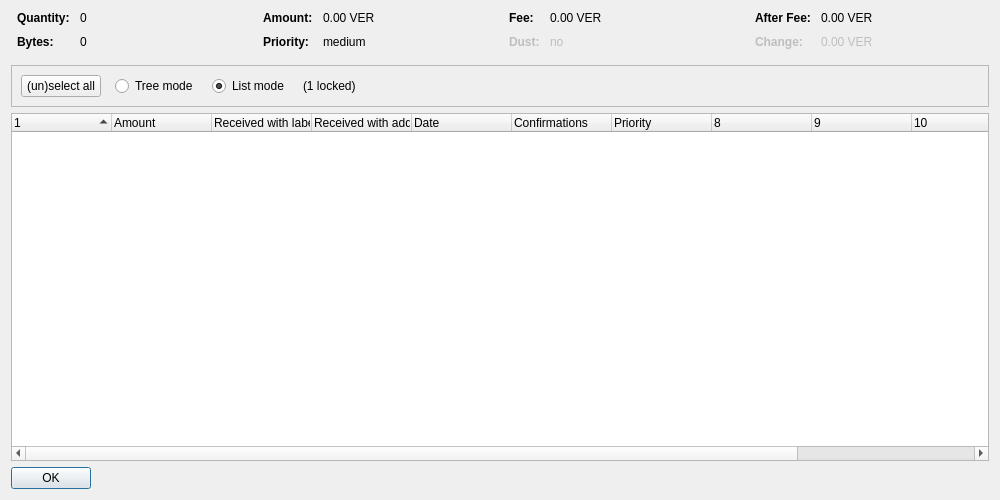
<?xml version="1.0" encoding="UTF-8"?>
<ui version="4.0">
 <class>CoinControlDialog</class>
 <widget class="QDialog" name="CoinControlDialog">
  <property name="geometry">
   <rect>
    <x>0</x>
    <y>0</y>
    <width>1000</width>
    <height>500</height>
   </rect>
  </property>
  <property name="windowTitle">
   <string>Coin Selection</string>
  </property>
  <layout class="QVBoxLayout" name="verticalLayout">
   <item>
    <layout class="QHBoxLayout" name="horizontalLayoutTop" stretch="0,0,0,0">
     <property name="topMargin">
      <number>0</number>
     </property>
     <property name="bottomMargin">
      <number>10</number>
     </property>
     <item>
      <layout class="QFormLayout" name="formLayoutCoinControl1">
       <property name="horizontalSpacing">
        <number>10</number>
       </property>
       <property name="verticalSpacing">
        <number>10</number>
       </property>
       <property name="leftMargin">
        <number>6</number>
       </property>
       <property name="rightMargin">
        <number>6</number>
       </property>
       <item row="0" column="0">
        <widget class="QLabel" name="labelCoinControlQuantityText">
         <property name="font">
          <font>
           <weight>75</weight>
           <bold>true</bold>
          </font>
         </property>
         <property name="text">
          <string>Quantity:</string>
         </property>
        </widget>
       </item>
       <item row="0" column="1">
        <widget class="QLabel" name="labelCoinControlQuantity">
         <property name="cursor">
          <cursorShape>IBeamCursor</cursorShape>
         </property>
         <property name="contextMenuPolicy">
          <enum>Qt::ActionsContextMenu</enum>
         </property>
         <property name="text">
          <string notr="true">0</string>
         </property>
         <property name="textInteractionFlags">
          <set>Qt::LinksAccessibleByMouse|Qt::TextSelectableByKeyboard|Qt::TextSelectableByMouse</set>
         </property>
        </widget>
       </item>
       <item row="1" column="0">
        <widget class="QLabel" name="labelCoinControlBytesText">
         <property name="font">
          <font>
           <weight>75</weight>
           <bold>true</bold>
          </font>
         </property>
         <property name="text">
          <string>Bytes:</string>
         </property>
        </widget>
       </item>
       <item row="1" column="1">
        <widget class="QLabel" name="labelCoinControlBytes">
         <property name="cursor">
          <cursorShape>IBeamCursor</cursorShape>
         </property>
         <property name="contextMenuPolicy">
          <enum>Qt::ActionsContextMenu</enum>
         </property>
         <property name="text">
          <string notr="true">0</string>
         </property>
         <property name="textInteractionFlags">
          <set>Qt::LinksAccessibleByMouse|Qt::TextSelectableByKeyboard|Qt::TextSelectableByMouse</set>
         </property>
        </widget>
       </item>
      </layout>
     </item>
     <item>
      <layout class="QFormLayout" name="formLayoutCoinControl2">
       <property name="horizontalSpacing">
        <number>10</number>
       </property>
       <property name="verticalSpacing">
        <number>10</number>
       </property>
       <property name="leftMargin">
        <number>6</number>
       </property>
       <property name="rightMargin">
        <number>6</number>
       </property>
       <item row="0" column="0">
        <widget class="QLabel" name="labelCoinControlAmountText">
         <property name="font">
          <font>
           <weight>75</weight>
           <bold>true</bold>
          </font>
         </property>
         <property name="text">
          <string>Amount:</string>
         </property>
        </widget>
       </item>
       <item row="0" column="1">
        <widget class="QLabel" name="labelCoinControlAmount">
         <property name="cursor">
          <cursorShape>IBeamCursor</cursorShape>
         </property>
         <property name="contextMenuPolicy">
          <enum>Qt::ActionsContextMenu</enum>
         </property>
         <property name="text">
          <string notr="true">0.00 VER</string>
         </property>
         <property name="textInteractionFlags">
          <set>Qt::LinksAccessibleByMouse|Qt::TextSelectableByKeyboard|Qt::TextSelectableByMouse</set>
         </property>
        </widget>
       </item>
       <item row="1" column="0">
        <widget class="QLabel" name="labelCoinControlPriorityText">
         <property name="font">
          <font>
           <weight>75</weight>
           <bold>true</bold>
          </font>
         </property>
         <property name="text">
          <string>Priority:</string>
         </property>
        </widget>
       </item>
       <item row="1" column="1">
        <widget class="QLabel" name="labelCoinControlPriority">
         <property name="cursor">
          <cursorShape>IBeamCursor</cursorShape>
         </property>
         <property name="contextMenuPolicy">
          <enum>Qt::ActionsContextMenu</enum>
         </property>
         <property name="text">
          <string notr="true">medium</string>
         </property>
         <property name="textInteractionFlags">
          <set>Qt::LinksAccessibleByMouse|Qt::TextSelectableByKeyboard|Qt::TextSelectableByMouse</set>
         </property>
        </widget>
       </item>
      </layout>
     </item>
     <item>
      <layout class="QFormLayout" name="formLayoutCoinControl3">
       <property name="horizontalSpacing">
        <number>10</number>
       </property>
       <property name="verticalSpacing">
        <number>10</number>
       </property>
       <property name="leftMargin">
        <number>6</number>
       </property>
       <property name="rightMargin">
        <number>6</number>
       </property>
       <item row="0" column="0">
        <widget class="QLabel" name="labelCoinControlFeeText">
         <property name="font">
          <font>
           <weight>75</weight>
           <bold>true</bold>
          </font>
         </property>
         <property name="text">
          <string>Fee:</string>
         </property>
        </widget>
       </item>
       <item row="0" column="1">
        <widget class="QLabel" name="labelCoinControlFee">
         <property name="cursor">
          <cursorShape>IBeamCursor</cursorShape>
         </property>
         <property name="contextMenuPolicy">
          <enum>Qt::ActionsContextMenu</enum>
         </property>
         <property name="text">
          <string notr="true">0.00 VER</string>
         </property>
         <property name="textInteractionFlags">
          <set>Qt::LinksAccessibleByMouse|Qt::TextSelectableByKeyboard|Qt::TextSelectableByMouse</set>
         </property>
        </widget>
       </item>
       <item row="1" column="0">
        <widget class="QLabel" name="labelCoinControlLowOutputText">
         <property name="enabled">
          <bool>false</bool>
         </property>
         <property name="font">
          <font>
           <weight>75</weight>
           <bold>true</bold>
          </font>
         </property>
         <property name="text">
          <string>Dust:</string>
         </property>
        </widget>
       </item>
       <item row="1" column="1">
        <widget class="QLabel" name="labelCoinControlLowOutput">
         <property name="enabled">
          <bool>false</bool>
         </property>
         <property name="cursor">
          <cursorShape>IBeamCursor</cursorShape>
         </property>
         <property name="contextMenuPolicy">
          <enum>Qt::ActionsContextMenu</enum>
         </property>
         <property name="text">
          <string notr="true">no</string>
         </property>
         <property name="textInteractionFlags">
          <set>Qt::LinksAccessibleByMouse|Qt::TextSelectableByKeyboard|Qt::TextSelectableByMouse</set>
         </property>
        </widget>
       </item>
      </layout>
     </item>
     <item>
      <layout class="QFormLayout" name="formLayoutCoinControl4">
       <property name="horizontalSpacing">
        <number>10</number>
       </property>
       <property name="verticalSpacing">
        <number>10</number>
       </property>
       <property name="leftMargin">
        <number>6</number>
       </property>
       <property name="rightMargin">
        <number>6</number>
       </property>
       <item row="0" column="0">
        <widget class="QLabel" name="labelCoinControlAfterFeeText">
         <property name="font">
          <font>
           <weight>75</weight>
           <bold>true</bold>
          </font>
         </property>
         <property name="text">
          <string>After Fee:</string>
         </property>
        </widget>
       </item>
       <item row="0" column="1">
        <widget class="QLabel" name="labelCoinControlAfterFee">
         <property name="cursor">
          <cursorShape>IBeamCursor</cursorShape>
         </property>
         <property name="contextMenuPolicy">
          <enum>Qt::ActionsContextMenu</enum>
         </property>
         <property name="text">
          <string notr="true">0.00 VER</string>
         </property>
         <property name="textInteractionFlags">
          <set>Qt::LinksAccessibleByMouse|Qt::TextSelectableByKeyboard|Qt::TextSelectableByMouse</set>
         </property>
        </widget>
       </item>
       <item row="1" column="0">
        <widget class="QLabel" name="labelCoinControlChangeText">
         <property name="enabled">
          <bool>false</bool>
         </property>
         <property name="font">
          <font>
           <weight>75</weight>
           <bold>true</bold>
          </font>
         </property>
         <property name="text">
          <string>Change:</string>
         </property>
        </widget>
       </item>
       <item row="1" column="1">
        <widget class="QLabel" name="labelCoinControlChange">
         <property name="enabled">
          <bool>false</bool>
         </property>
         <property name="cursor">
          <cursorShape>IBeamCursor</cursorShape>
         </property>
         <property name="contextMenuPolicy">
          <enum>Qt::ActionsContextMenu</enum>
         </property>
         <property name="text">
          <string notr="true">0.00 VER</string>
         </property>
         <property name="textInteractionFlags">
          <set>Qt::LinksAccessibleByMouse|Qt::TextSelectableByKeyboard|Qt::TextSelectableByMouse</set>
         </property>
        </widget>
       </item>
      </layout>
     </item>
    </layout>
   </item>
   <item>
    <widget class="QFrame" name="frame">
     <property name="minimumSize">
      <size>
       <width>0</width>
       <height>40</height>
      </size>
     </property>
     <property name="frameShape">
      <enum>QFrame::StyledPanel</enum>
     </property>
     <property name="frameShadow">
      <enum>QFrame::Sunken</enum>
     </property>
     <layout class="QHBoxLayout" name="horizontalLayout">
      <item>
       <layout class="QHBoxLayout" name="horizontalLayoutPanel" stretch="0,0,0,0,0">
        <property name="spacing">
         <number>14</number>
        </property>
        <item>
         <widget class="QPushButton" name="pushButtonSelectAll">
          <property name="sizePolicy">
           <sizepolicy hsizetype="Maximum" vsizetype="Fixed">
            <horstretch>0</horstretch>
            <verstretch>0</verstretch>
           </sizepolicy>
          </property>
          <property name="text">
           <string>(un)select all</string>
          </property>
          <property name="autoDefault">
           <bool>false</bool>
          </property>
         </widget>
        </item>
        <item>
         <widget class="QRadioButton" name="radioTreeMode">
          <property name="sizePolicy">
           <sizepolicy hsizetype="Maximum" vsizetype="Fixed">
            <horstretch>0</horstretch>
            <verstretch>0</verstretch>
           </sizepolicy>
          </property>
          <property name="text">
           <string>Tree mode</string>
          </property>
         </widget>
        </item>
        <item>
         <widget class="QRadioButton" name="radioListMode">
          <property name="sizePolicy">
           <sizepolicy hsizetype="Maximum" vsizetype="Fixed">
            <horstretch>0</horstretch>
            <verstretch>0</verstretch>
           </sizepolicy>
          </property>
          <property name="text">
           <string>List mode</string>
          </property>
          <property name="checked">
           <bool>true</bool>
          </property>
         </widget>
        </item>
        <item>
         <widget class="QLabel" name="labelLocked">
          <property name="text">
           <string notr="true">(1 locked)</string>
          </property>
         </widget>
        </item>
        <item>
         <spacer name="horizontalSpacer">
          <property name="orientation">
           <enum>Qt::Horizontal</enum>
          </property>
          <property name="sizeHint" stdset="0">
           <size>
            <width>40</width>
            <height>20</height>
           </size>
          </property>
         </spacer>
        </item>
       </layout>
      </item>
     </layout>
    </widget>
   </item>
   <item>
    <widget class="CoinControlTreeWidget" name="treeWidget">
     <property name="contextMenuPolicy">
      <enum>Qt::CustomContextMenu</enum>
     </property>
     <property name="sortingEnabled">
      <bool>false</bool>
     </property>
     <property name="columnCount">
      <number>12</number>
     </property>
     <attribute name="headerShowSortIndicator" stdset="0">
      <bool>true</bool>
     </attribute>
     <attribute name="headerStretchLastSection">
      <bool>false</bool>
     </attribute>
     <column>
      <property name="text">
       <string/>
      </property>
     </column>
     <column>
      <property name="text">
       <string>Amount</string>
      </property>
     </column>
     <column>
      <property name="text">
       <string>Received with label</string>
      </property>
     </column>
     <column>
      <property name="text">
       <string>Received with address</string>
      </property>
     </column>
     <column>
      <property name="text">
       <string>Date</string>
      </property>
     </column>
     <column>
      <property name="text">
       <string>Confirmations</string>
      </property>
      <property name="toolTip">
       <string>Confirmed</string>
      </property>
     </column>
     <column>
      <property name="text">
       <string>Priority</string>
      </property>
     </column>
     <column>
      <property name="text">
       <string/>
      </property>
     </column>
     <column>
      <property name="text">
       <string/>
      </property>
     </column>
     <column>
      <property name="text">
       <string/>
      </property>
     </column>
     <column>
      <property name="text">
       <string/>
      </property>
     </column>
     <column>
      <property name="text">
       <string/>
      </property>
     </column>
    </widget>
   </item>
   <item>
    <widget class="QDialogButtonBox" name="buttonBox">
     <property name="sizePolicy">
      <sizepolicy hsizetype="Maximum" vsizetype="Fixed">
       <horstretch>0</horstretch>
       <verstretch>0</verstretch>
      </sizepolicy>
     </property>
     <property name="orientation">
      <enum>Qt::Horizontal</enum>
     </property>
     <property name="standardButtons">
      <set>QDialogButtonBox::Ok</set>
     </property>
    </widget>
   </item>
  </layout>
 </widget>
 <customwidgets>
  <customwidget>
   <class>CoinControlTreeWidget</class>
   <extends>QTreeWidget</extends>
   <header>coincontroltreewidget.h</header>
  </customwidget>
 </customwidgets>
 <resources/>
 <connections/>
</ui>
